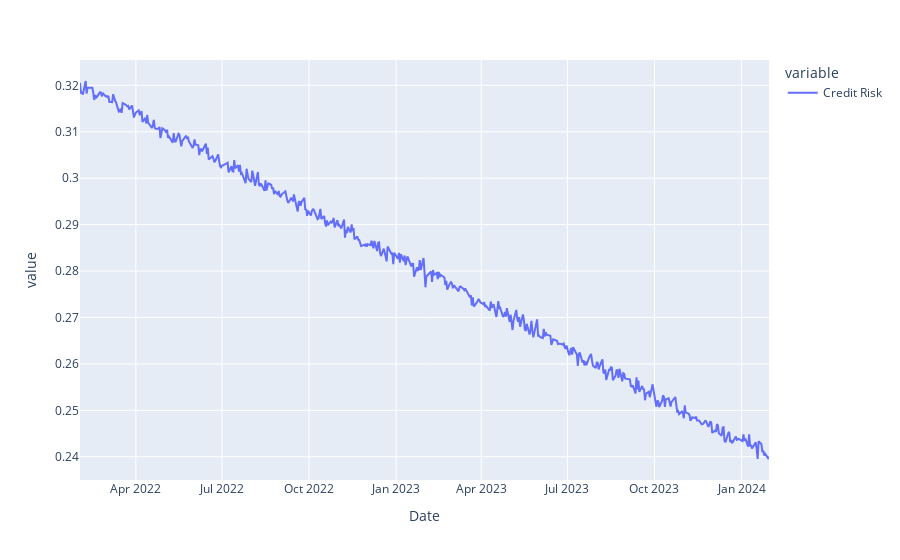

Source (notebook cell):
### Code cell
# Simulate Credit Risk

# 0.24 in 2023; 0.32 in 2022
# debt / equity ratio from https://stockanalysis.com/stocks/crc/financials/ratios/


np.random.seed(12345678)

N = df_raw.shape[0]
M = (0.24 - 0.32) / float(N)
B = 0.32

y_values = np.array([(M * x) + B + np.random.normal(0, 0.001) for x in range(N)])
df_raw["Credit Risk"] = y_values
df_raw["Credit Risk Normalized"] = df_raw["Credit Risk"] / df_raw["Credit Risk"].mean()

px.line(df_raw, x="Date", y=["Credit Risk"])

### Figure 1 — Plotly figure (JSON) as saved in the notebook; plotly's stock layout.template omitted (floating-point values rounded to 4 significant figures; data arrays with more than 128 entries replaced by an {"elided": "..."} marker saying what was removed)
{"data": [{"hovertemplate": "variable=Credit Risk<br>Date=%{x}<br>value=%{y}<extra></extra>", "legendgroup": "Credit Risk", "line": {"color": "#636efa", "dash": "solid"}, "marker": {"symbol": "circle"}, "mode": "lines", "name": "Credit Risk", "orientation": "v", "showlegend": true, "type": "scatter", "x": {"elided": "501 str values"}, "xaxis": "x", "y": {"elided": "501 float values"}, "yaxis": "y"}], "layout": {"autosize": true, "legend": {"title": {"text": "variable"}, "tracegroupgap": 0}, "margin": {"t": 60}, "xaxis": {"anchor": "y", "autorange": true, "domain": [0, 1], "range": ["2022-02-01", "2024-01-30"], "title": {"text": "Date"}, "type": "date"}, "yaxis": {"anchor": "x", "autorange": true, "domain": [0, 1], "range": [0.235, 0.3255], "title": {"text": "value"}, "type": "linear"}}}
